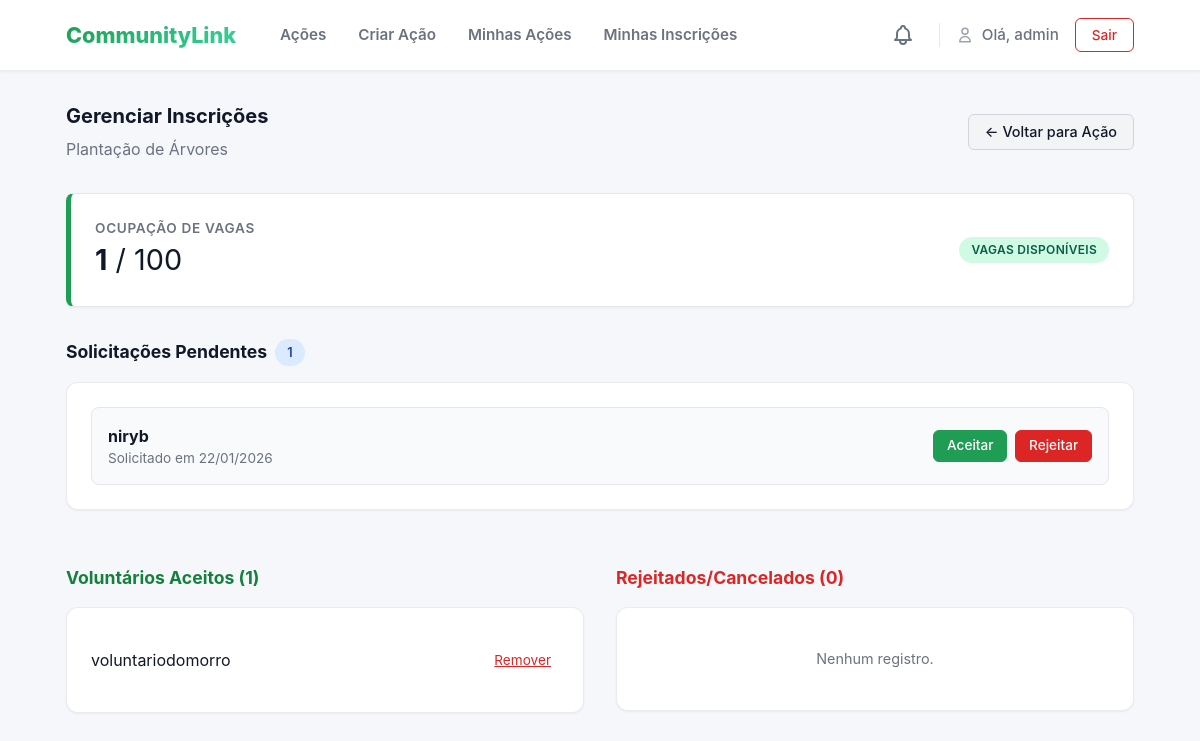
The app's page /acoes/24/gerenciar/ (signed in) with its own data.
### acoes/models.py (models this page shows, shortened)
class Acao(models.Model):
    titulo = models.CharField(max_length=200)
    descricao = models.TextField()
    data = models.DateTimeField() # Armazena data e hora
    local = models.CharField(max_length=255)
    numero_vagas = models.PositiveIntegerField(
        validators=[validators.MinValueValidator(1)]
    )
    CATEGORIA_CHOICES = [
        ('SAUDE', 'Saúde'),
        ('EDUCACAO', 'Educação'),
        ('MEIO_AMBIENTE', 'Meio Ambiente'),
        ('ANIMAIS', 'Animais'),
        ('OUTRO', 'Outro'),
    ]
    categoria = models.CharField(max_length=50, choices=CATEGORIA_CHOICES, default='OUTRO')
    organizador = models.ForeignKey(
        User,
        on_delete=models.CASCADE,
        related_name='acoes_criadas' # Assim, podemos fazer: user.acoes_criadas.all()
    )
    voluntarios = models.ManyToManyField(
        User,
        through='Inscricao',         # O nome do modelo intermediário
        related_name='acoes_inscritas', # Assim, podemos fazer: user.acoes_inscritas.all()
        blank=True                   # A ação pode começar sem nenhum voluntário
    )
    notas_organizador = models.TextField(blank=True, null=True, help_text="Notas privadas do organizador sobre a execução da ação.")
    @property
    def ja_aconteceu(self):
        return self.data < timezone.now()
    @property
    def vagas_preenchidas(self):
        return self.inscricao_set.filter(status='ACEITO').count()
    @property
    def esta_cheia(self):
        return self.vagas_preenchidas >= self.numero_vagas
    def get_absolute_url(self):
        return reverse('acoes:acao_detail', kwargs={'pk': self.pk})

class Inscricao(models.Model):
    STATUS_CHOICES = [
        ('PENDENTE', 'Pendente'),
        ('ACEITO', 'Aceito'),
        ('REJEITADO', 'Rejeitado'),
        ('CANCELADO', 'Cancelado'),
    ]
    acao = models.ForeignKey(Acao, on_delete=models.CASCADE)
    voluntario = models.ForeignKey(User, on_delete=models.CASCADE)
    status = models.CharField(max_length=10, choices=STATUS_CHOICES, default='PENDENTE')
    data_inscricao = models.DateTimeField(auto_now_add=True)
    comentario = models.TextField(blank=True, null=True)
    class Meta:
        unique_together = ('acao', 'voluntario')

### acoes/views.py (the view, shortened to what this page needs)
# urls.py: path('<int:pk>/gerenciar/', views.acao_manage, name='acao_manage'),
@login_required
def acao_manage(request, pk):
    acao = get_object_or_404(Acao, pk=pk)
    if acao.organizador != request.user and not request.user.is_superuser:
        messages.error(request, 'Você não tem permissão para gerenciar esta ação.')
        return redirect(acao.get_absolute_url())
    solicitacoes_pendentes = acao.inscricao_set.filter(status='PENDENTE').order_by('data_inscricao')
    solicitacoes_aceitas = acao.inscricao_set.filter(status='ACEITO').order_by('voluntario__username')
    solicitacoes_rejeitadas = acao.inscricao_set.filter(status='REJEITADO').order_by('voluntario__username')
    context = {
        'acao': acao,
        'pendentes': solicitacoes_pendentes,
        'aceitas': solicitacoes_aceitas,
        'rejeitadas': solicitacoes_rejeitadas,
    }
    return render(request, 'acoes/acao_manage.html', context)

### acoes/context_processors.py (called while the page is built)
def auth_groups_processor(request):
    is_organizador = False
    is_voluntario = False
    unread_notification_count = 0 # Valor padrão
    if request.user.is_authenticated:
        is_organizador = request.user.groups.filter(name='Organizadores').exists()
        is_voluntario = request.user.groups.filter(name='Voluntarios').exists()
        unread_notification_count = Notificacao.objects.filter(
            destinatario=request.user,
            lida=False
        ).count()
    return {
        'is_organizador': is_organizador,
        'is_voluntario': is_voluntario,
        'unread_notification_count': unread_notification_count
    }

### acoes/templates/acoes/acao_manage.html (shortened to what this page needs)
{% extends 'acoes/base.html' %}
{% load static %}
{% block extra_css %}
    <link rel="stylesheet" href="{% static 'css/acoes.css' %}">
{% endblock %}
{% block content %}
    <div class="page-header">
        <div>
            <h1 class="action-title m-0">Gerenciar Inscrições</h1>
            <p class="page-subtitle">{{ acao.titulo }}</p>
        </div>
        <a href="{{ acao.get_absolute_url }}" class="btn btn-muted">
            &larr; Voltar para Ação
        </a>
    </div>
    <div class="vacancy-banner {% if acao.esta_cheia %}full{% endif %}">
        <div class="vacancy-info">
            <span class="vacancy-label">Ocupação de Vagas</span>
            <div class="vacancy-numbers">
                <strong>{{ acao.vagas_preenchidas }}</strong> / {{ acao.numero_vagas }}
            </div>
        </div>
        <div class="vacancy-status">
            {% if acao.esta_cheia %}
                <span class="badge badge-danger">Lotação Esgotada</span>
            {% else %}
                <span class="badge badge-category">Vagas Disponíveis</span>
            {% endif %}
        </div>
    </div>
    <section class="manage-section">
        <h2 class="section-title">
            Solicitações Pendentes
            {% if pendentes %}
                <span class="badge badge-info" style="margin-left: 0.5rem; font-size: 0.8rem;">{{ pendentes.count }}</span>
            {% endif %}
        </h2>
        <div class="card-panel">
            {% if not pendentes %}
                <div class="empty-state-mini">
                    <p>Nenhuma solicitação pendente no momento.</p>
                </div>
            {% else %}
                <div class="pending-list">
                    {% for inscricao in pendentes %}
                        <div class="pending-item">
                            <div class="pending-info">
                                <strong class="user-name">{{ inscricao.voluntario.username }}</strong>
                                <span class="user-date">Solicitado em {{ inscricao.data_inscricao|date:"d/m/Y" }}</span>
                            </div>
                            <div class="pending-actions">
                                <form action="{% url 'acoes:acao_manage' acao.pk %}" method="POST">
                                    <button type="submit" class="btn btn-primary btn-sm"
                                        {% if acao.esta_cheia %}disabled title="Sem vagas"{% endif %}>
                                        Aceitar
                                    </button>
                                </form>
                                <form action="{% url 'acoes:acao_manage' acao.pk %}" method="POST">
                                    <button type="submit" class="btn btn-danger btn-sm">
                                        Rejeitar
                                    </button>
                                </form>
                            </div>
                        </div>
                    {% endfor %}
                </div>
            {% endif %}
        </div>
    </section>
    <div class="manage-grid">
        <div class="manage-column">
            <h2 class="section-title text-success">Voluntários Aceitos ({{ aceitas.count }})</h2>
            <div class="card-panel">
                <ul class="user-list">
                    {% for inscricao in aceitas %}
                        <li class="user-list-item">
                            <span class="username">{{ inscricao.voluntario.username }}</span>
                            {% if not acao.ja_aconteceu %}
                                <form action="{% url 'acoes:acao_manage' acao.pk %}" method="POST" onsubmit="return confirm('Tem certeza que deseja remover este voluntário?');">
                                    <button type="submit" class="btn-link-danger">Remover</button>
                                </form>
                            {% endif %}
                        </li>
                    {% empty %}
                        <li class="empty-list-item">Nenhum voluntário aceito.</li>
                    {% endfor %}
                </ul>
            </div>
        </div>
        <div class="manage-column">
            <h2 class="section-title text-danger">Rejeitados/Cancelados ({{ rejeitadas.count }})</h2>
            <div class="card-panel">
                <ul class="user-list">
                    {% for inscricao in rejeitadas %}
                        <li class="user-list-item rejected">
                            <span class="username">{{ inscricao.voluntario.username }}</span>
                            <span class="badge badge-neutral">Recusado</span>
                        </li>
                    {% empty %}
                        <li class="empty-list-item">Nenhum registro.</li>
                    {% endfor %}
                </ul>
            </div>
        </div>
    </div>
{% endblock %}

### acoes/templates/acoes/base.html (shortened to what this page needs)
<!DOCTYPE html>
{% load static %}
<html lang="pt-br">
<head>
    <link rel="stylesheet" href="{% static 'css/style.css' %}">
    {% block extra_css %}{% endblock %}
</head>
<body>
    <nav class="site-nav">
        <div class="container">
            <div class="nav-row">
                <div class="nav-left">
                    <a href="{% url 'acoes:acao_list' %}" class="brand">
                        <span class="brand-text">CommunityLink</span>
                    </a>
                    <div class="nav-links">
                        <a href="{% url 'acoes:acao_list' %}" class="nav-item">Ações</a>
                        {% if user.is_authenticated %}
                            {% if is_organizador or user.is_superuser %}
                                <a href="{% url 'acoes:acao_create' %}" class="nav-item">Criar Ação</a>
                                <a href="{% url 'acoes:minhas_acoes' %}" class="nav-item">Minhas Ações</a>
                            {% endif %}
                            <a href="{% url 'acoes:minhas_inscricoes' %}" class="nav-item">Minhas Inscrições</a>
                        {% endif %}
                    </div>
                </div>
                <div class="nav-right">
                    {% if user.is_authenticated %}
                        <a href="{% url 'acoes:notificacoes_list' %}" class="nav-icon-link" title="Notificações">
                        </a>
                        <div class="nav-user-area">
                            <a href="{% url 'acoes:perfil' %}" class="nav-user-link">
                                <svg xmlns="http://www.w3.org/2000/svg" class="nav-svg-sm" fill="none" viewBox="0 0 24 24" stroke="currentColor">
                                    <path stroke-linecap="round" stroke-linejoin="round" stroke-width="2" d="M16 7a4 4 0 11-8 0 4 4 0 018 0zM12 14a7 7 0 00-7 7h14a7 7 0 00-7-7z" />
                                </svg>
                                <span class="user-greeting">Olá, {{ request.user.username }}</span>
                            </a>
                            <form method="post" action="{% url 'acoes:logout' %}" class="logout-form">
                                <button type="submit" class="btn btn-sm btn-danger-outline">
                                    Sair
                                </button>
                            </form>
                        </div>
                    {% else %}
                        <div class="nav-auth-links">
                            <a href="{% url 'acoes:signin' %}" class="btn btn-sm btn-text">Entrar</a>
                            <a href="{% url 'acoes:signup' %}" class="btn btn-sm btn-primary">Cadastrar</a>
                        </div>
                    {% endif %}
                </div>
            </div>
        </div>
    </nav>
    <main class="main-container container">
        {% block content %}
        {% endblock %}
    </main>
</body>
</html>

### static/css/style.css (style rules this page uses)
:root { --bg: #f5f7fb; --card: #ffffff; --muted: #6b7280; --accent: #1f9d55; --accent-600: #15803d; --danger: #dc2626; --danger-hover: #b91c1c; --danger-light: #fef2f2; --text-main: #111827; --border-light: rgba(15,23,42,0.08); --max-width: 1100px; --app-font: -apple-system, BlinkMacSystemFont, "Segoe UI", Roboto, "Helvetica Neue", Arial, sans-serif; }
* { box-sizing: border-box; }
html, body { height: 100%; margin: 0; }
body { font-family: var(--app-font); background: var(--bg); color: var(--text-main); line-height: 1.5; -webkit-font-smoothing: antialiased; }
h1,h2,h3,h4,h5,h6, p, a, button, input, textarea, select, label { font-family: inherit; }
a { text-decoration: none; transition: color .2s ease; }
.container { max-width: var(--max-width); margin: 0 auto; padding: 0 1rem; }
.main-container { padding-top: 2rem; padding-bottom: 4rem; }
.m-0 { margin: 0 !important; }
.site-nav { background: var(--card); box-shadow: 0 1px 3px rgba(0,0,0,0.05); border-bottom: 1px solid var(--border-light); position: sticky; top: 0; z-index: 50; }
.nav-row { display: flex; justify-content: space-between; align-items: center; height: 70px; }
.brand { display: inline-flex; align-items: center; margin-right: 2rem; }
.brand-text { font-weight: 800; font-size: 1.35rem; background: linear-gradient(135deg, var(--accent) 0%, #34d399 100%); -webkit-background-clip: text; -webkit-text-fill-color: transparent; background-clip: text; }
.nav-left { display: flex; align-items: center; }
.nav-links { display: flex; gap: 0.5rem; }
.nav-item { padding: 0.5rem 0.75rem; color: var(--muted); font-weight: 600; border-radius: 6px; font-size: 0.95rem; }
.nav-right { display: flex; align-items: center; gap: 1rem; }
.nav-user-area { display: flex; align-items: center; gap: 1rem; }
.nav-svg { width: 24px; height: 24px; }
.nav-svg-sm { width: 18px; height: 18px; color: #9ca3af; }
.nav-icon-link { position: relative; color: var(--muted); padding: 0.5rem; border-radius: 50%; transition: background 0.2s; display: flex; align-items: center; justify-content: center; }
.nav-user-link { display: flex; align-items: center; gap: 0.5rem; color: var(--muted); font-weight: 500; font-size: 0.95rem; }
.user-greeting { white-space: nowrap; }
.btn { display: inline-flex; align-items: center; justify-content: center; padding: 0.6rem 1.2rem; border-radius: 6px; font-weight: 600; font-size: 0.95rem; cursor: pointer; border: 1px solid transparent; transition: all 0.2s ease; text-align: center; line-height: 1; }
.btn-sm { padding: 0.4rem 0.8rem; font-size: 0.85rem; }
.btn-primary { background-color: var(--accent); color: white; }
.btn-danger { background-color: var(--danger); color: white; }
.btn-danger-outline { background-color: transparent; color: var(--danger); border: 1px solid rgba(220, 38, 38, 0.3); }
.action-title { font-size: 1.25rem; font-weight: 700; margin: 0.5rem 0; color: var(--text-main); }
.badge { display: inline-block; padding: 0.25rem 0.75rem; border-radius: 999px; font-size: 0.75rem; font-weight: 700; text-transform: uppercase; }
.badge-category { background: #ecfdf5; color: var(--accent-600); }
.badge-info { background: #eff6ff; color: #1d4ed8; }

### records on screen
Acao: titulo "Plantação de Árvores", vagas_preenchidas "1", numero_vagas "100"
Inscricao: voluntario.username "niryb", data_inscricao "22/01/2026"
Inscricao: voluntario.username "voluntariodomorro"

### other values on screen
{{ request.user.username }} "admin"
{{ pendentes.count }} "1"
{{ aceitas.count }} "1"
{{ rejeitadas.count }} "0"
